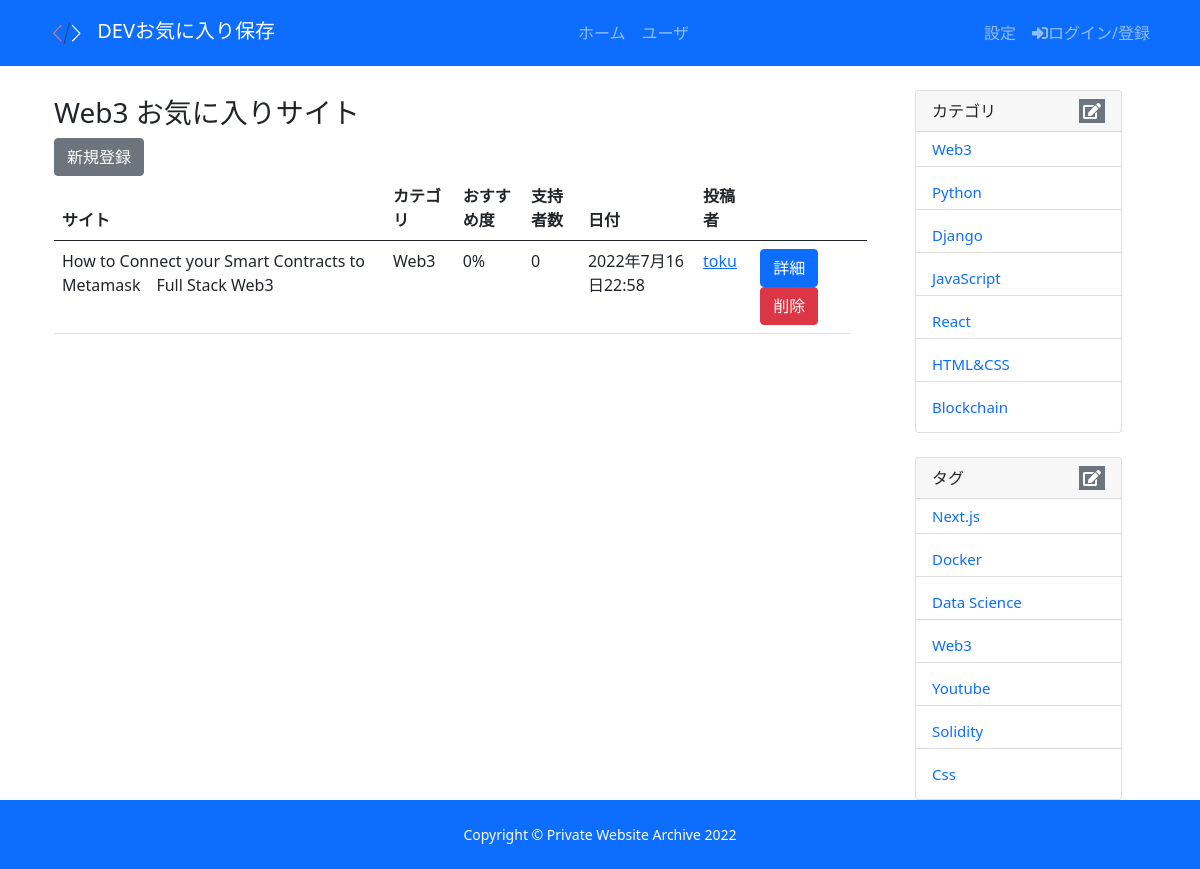
The app's page /sites/category/0392dddf-8c9d-4af6-bacc-f624fdf43a9a with its own data.
### sites/models.py (models this page shows, shortened)
class Category(models.Model):
  name= models.CharField(verbose_name='名前', max_length=200)
  id = models.UUIDField(default=uuid.uuid4, unique=True, primary_key=True, editable=False)
  created =models.DateTimeField(verbose_name='登録日', auto_now_add=True)
  def __str__(self):
    return self.name

class Site(models.Model):
  user = models.ForeignKey(Profile, null=True, blank=True, on_delete=models.SET_NULL)
  title = models.CharField(verbose_name='タイトル', max_length=200)
  category = models.ForeignKey(Category, on_delete=models.CASCADE, null=True, blank=True,verbose_name='カテゴリー')
  text = models.TextField(verbose_name='内容', null=True, blank=True)
  link = models.CharField(verbose_name='リンク', max_length=2000, null=True, blank=True)
  tags = models.ManyToManyField(Tag, blank=True, null=True, verbose_name='タグ')
  vote_total = models.IntegerField(default=0, null=True, blank=True)
  vote_ratio = models.IntegerField(default=0, null=True, blank=True)
  created =models.DateTimeField(verbose_name='投稿日', auto_now_add=True)
  id = models.UUIDField(default=uuid.uuid4, unique=True, primary_key=True, editable=False)
  class Meta:
    ordering = ['-created']

class Tag(models.Model):
  name= models.CharField(verbose_name='名前', max_length=200)
  id = models.UUIDField(default=uuid.uuid4, unique=True, primary_key=True, editable=False)
  created =models.DateTimeField(verbose_name='登録日', auto_now_add=True)

### users/models.py (models this page shows, shortened)
class Profile(models.Model):
  user = models.OneToOneField(User, on_delete=models.CASCADE, verbose_name='ユーザー',null=True, blank=True)
  name = models.CharField(verbose_name='名前', max_length=200, blank=True, null=True)
  email = models.EmailField(verbose_name='メール', max_length=500, blank=True, null=True)
  username = models.CharField(verbose_name='ユーザ名', max_length=200, blank=True, null=True)
  location = models.CharField(verbose_name='住所', max_length=200, blank=True, null=True)
  short_intro = models.CharField(verbose_name='挨拶文', max_length=200, blank=True, null=True)
  bio = models.TextField(verbose_name='自己紹介', blank=True, null=True)
  profile_image = models.ImageField(verbose_name='画像',blank=True, null=True, default="user-default.png")
  social_github = models.CharField(verbose_name='Github', max_length=200, blank=True, null=True)
  social_website = models.CharField(verbose_name='Website', max_length=200, blank=True, null=True)
  created =models.DateTimeField(verbose_name='作成日', auto_now_add=True)
  id = models.UUIDField(verbose_name='ID', default=uuid.uuid4, unique=True, primary_key=True, editable=False)

### sites/views.py (the view)
# urls.py: path('sites/category/<str:pk>', views.categorySites, name="category-sites"),
def categorySites(request, pk):
  category = Category.objects.get(id=pk)
  cate_sites = category.site_set.all()
  tags = Tag.objects.all()
  categories = Category.objects.all()
  context = {'cate_sites': cate_sites, 'tags': tags, 'categories':categories, 'category':category}
  return render(request, 'urls/category_sites.html', context)

### sites/templates/urls/category_sites.html (shortened to what this page needs)
{% extends 'base.html' %}
{% block content %}
<div class="container">
  <div class="row">
    <main class="col-md-9">
      <h3 class="top-title">{{category}} お気に入りサイト</h3>
      <a class="btn btn-secondary" href="{% url 'create-site' %}">新規登録</a>
      <table class="table">
        <thead>
          <tr>
            <th>サイト</th>
            <th>カテゴリ</th>
            <th>おすすめ度</th>
            <th>支持者数</th>
            <th>日付</th>
            <th>投稿者</th>
            <th></th>
            <th></th>
          </tr>
        </thead>
        {% for site in cate_sites %}
          <tr>
            <td> {{site.title}}</td>
            <td> {{site.category}}</td>
            <td> {{site.vote_ratio}}%</td>
            <td> {{site.vote_total}}</td>
            <td> {{site.created}}</td>
            <td>
              <a href="{% url 'user-profile' site.user.id %}">
              {{site.user.name}}
              </a>
            </td>
            <td>
              <a class="btn btn-primary" href="{% url 'site' site.id %}">詳細</a>
              <a class="btn btn-danger" href="{% url 'delete-site' site.id %}">削除</a>
            </td>
          </tr>
        {% endfor %}
      </table>
    </main>
    <aside class="col-md-3">
       {% include "urls/sidebar.html" %}
    </aside>
  </div>
</div>
{% endblock content %}

### sites/templates/urls/sidebar.html (shortened to what this page needs)
<div class='container'>
<div class="card my-4">
  <div class="card-header d-flex align-items-center justify-content-between">
    <div>カテゴリ</div>
    <a class="btn--md btn-secondary h-25 px-1" href="{% url 'create-category' %}" style="text-decoration:none;"><i class="fas fa-edit"></i></a>
  </div>
  <ul class="list-group list-group-flush">
    {% for category in categories|dictsort:"id" %}
    <h6 class="list-group-item d-flex align-items-center">
      <a href="{% url 'category-sites' category.id %}" class="card-link" style="text-decoration:none;">{{ category.name}}</a>
    </h6>
    {% endfor %}
  </ul>
</div>
<div class="card">
  <div class="card-header d-flex align-items-center justify-content-between">
    <div>タグ</div>
    <a class="btn--md btn-secondary h-25 px-1" href="{% url 'create-tag' %}" style="text-decoration:none;"><i class="fas fa-edit"></i></a>
  </div>
  <ul class="list-group list-group-flush">
    {% for tag in tags|dictsort:"id" %}
    <h6 class="list-group-item d-flex justify-content-between align-items-center">
      <a href="{% url 'tag-sites' tag.id %}" class="card-link" style="text-decoration:none;">{{ tag.name }}</a>
    </h6>
    {% endfor %}
  </ul>
</div>
</div>

### static/css/mystyle.css (style rules this page uses)
:root { --color-main: #5aa5b9; --color-main-light: #e6faff; --color-sub: #3f4156; --color-sub-light: #51546e; --color-sub-lighter: #ededfd; --color-text: #737373; --color-gray: #8b8b8b; --color-light: #e5e7eb; --color-light-gray: #767676; --color-bg: #f8fafd; --color-white: #fffefd; --color-white-light: #f3f3f3; --color-success: #359e64; --color-success-bg: #def8e8; --color-error: #fc4b0b; --color-error-bg: #fff2ee; --font-base: 'Poppins', arial, helvetica, 'Segoe UI', roboto, ubuntu, sans-serif; --font-monospace: 'Fira Code', 'Courier New', courier, monospace; --font-regular: 300; --font-medium: 500; --font-bold: 700; --generic-shadow: 1px 1px 5px #00000010; --generic-transition: all 0.3s ease-in-out; }
a { color: black; text-decoration: none; }
body, #wrapper { display: flex; flex-direction: column; min-height: 100vh; }
.top-title { margin-top: 30px; }
.list-group-item { font-size: 15px; }

### records on screen
Category: name "Web3"
Site: title "How to Connect your Smart Contracts to Metamask Full Stack Web3", category "Web3", vote_ratio "0", vote_total "0", created "2022年7月16日22:58", user.name "toku"
Category: name "Python"
Category: name "Django"
Category: name "JavaScript"
Category: name "React"
Category: name "HTML&CSS"
Category: name "Blockchain"
Tag: name "Next.js"
Tag: name "Docker"
Tag: name "Data Science"
Tag: name "Web3"
Tag: name "Youtube"
Tag: name "Solidity"
Tag: name "Css"
